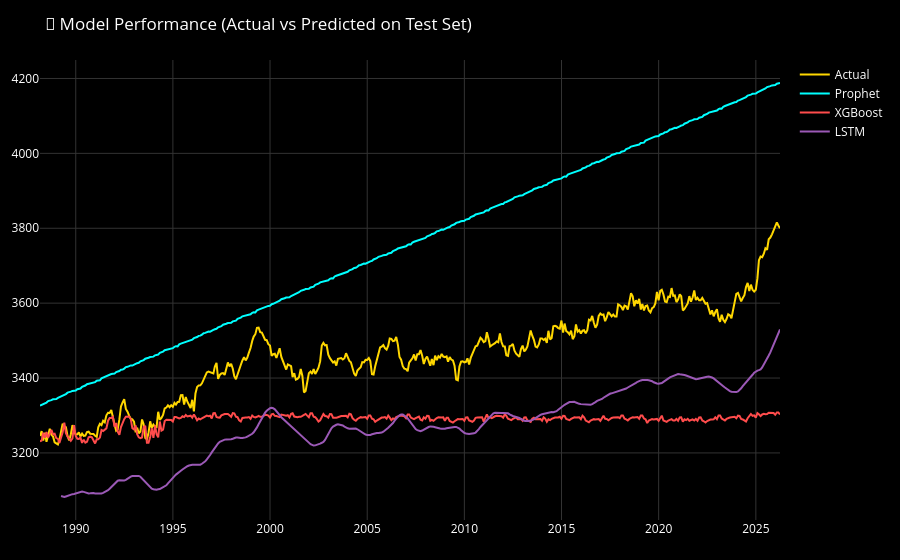

The code cell stored with this chart in its notebook:
### Markdown cell above
## 📉 Step 8: Model Evaluation
<hr style="border:1px solid #FF4C4C">

### Code cell
def evaluate_model(true, pred, model_name):
    mae = mean_absolute_error(true, pred)
    rmse = np.sqrt(mean_squared_error(true, pred))
    mape = mean_absolute_percentage_error(true, pred)
    return {"Model": model_name, "MAE": mae, "RMSE": rmse, "MAPE": mape}

results = [
    evaluate_model(test['Gold_Price'], prophet_preds, "Prophet"),
    evaluate_model(test['Gold_Price'], xgb_preds, "XGBoost"),
    evaluate_model(lstm_eval_actuals, lstm_preds, "LSTM")
]

results_df = pd.DataFrame(results).set_index("Model")
display(results_df.style.background_gradient(cmap='viridis'))

# Visualize Predictions
fig = go.Figure()
fig.add_trace(go.Scatter(x=test.index, y=test['Gold_Price'], mode='lines', name='Actual', line=dict(color=COLORS['gold'])))
fig.add_trace(go.Scatter(x=test.index, y=prophet_preds, mode='lines', name='Prophet', line=dict(color=COLORS['trend'])))
fig.add_trace(go.Scatter(x=test.index, y=xgb_preds, mode='lines', name='XGBoost', line=dict(color=COLORS['forecast'])))
fig.add_trace(go.Scatter(x=test.index[time_step+1:], y=lstm_preds, mode='lines', name='LSTM', line=dict(color=COLORS['volatility'])))

fig.update_layout(title="🎯 Model Performance (Actual vs Predicted on Test Set)")
fig = apply_custom_theme(fig)
fig.show()

### Figure 1 — Plotly figure (JSON) as saved in the notebook; plotly's stock layout.template omitted (floating-point values rounded to 4 significant figures; data arrays with more than 128 entries replaced by an {"elided": "..."} marker saying what was removed)
{"data": [{"line": {"color": "#FFD700"}, "mode": "lines", "name": "Actual", "type": "scatter", "x": {"elided": "458 str values"}, "y": {"elided": "458 float values"}}, {"line": {"color": "#00FFFF"}, "mode": "lines", "name": "Prophet", "type": "scatter", "x": {"elided": "458 str values"}, "y": {"elided": "458 float values"}}, {"line": {"color": "#FF4C4C"}, "mode": "lines", "name": "XGBoost", "type": "scatter", "x": {"elided": "458 str values"}, "y": {"elided": "458 float values"}}, {"line": {"color": "#9B59B6"}, "mode": "lines", "name": "LSTM", "type": "scatter", "x": {"elided": "445 str values"}, "y": {"elided": "445 float values"}}], "layout": {"font": {"color": "white"}, "margin": {"b": 40, "l": 40, "r": 40, "t": 60}, "paper_bgcolor": "#000000", "plot_bgcolor": "#000000", "title": {"text": "🎯 Model Performance (Actual vs Predicted on Test Set)"}, "xaxis": {"gridcolor": "#333333", "showgrid": true}, "yaxis": {"gridcolor": "#333333", "showgrid": true}}}
